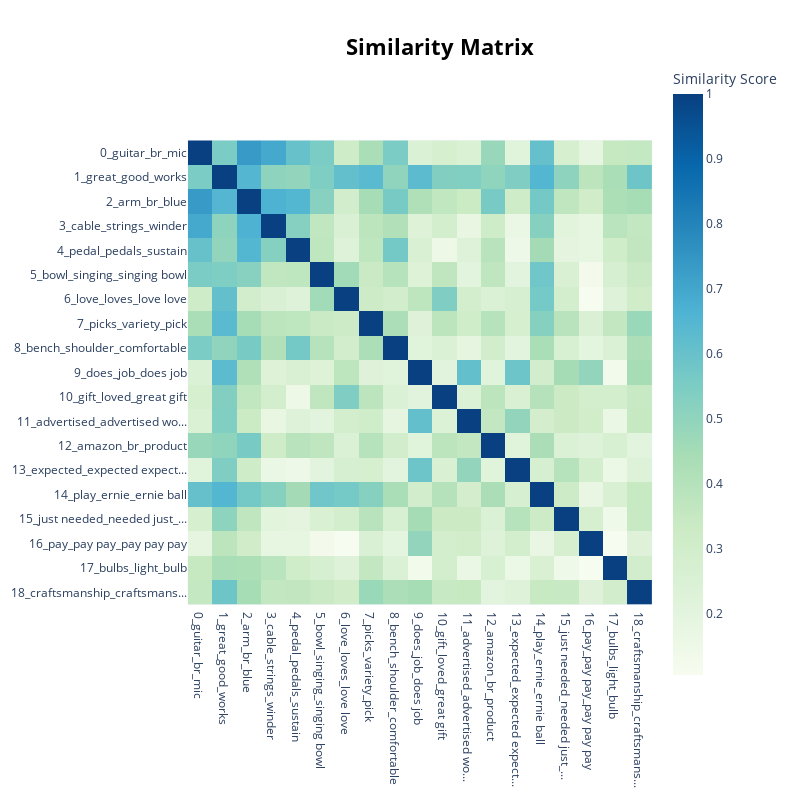

Write notebook code for a chart like this one.
### Code cell
model.visualize_heatmap()

### Figure 1 — Plotly figure (JSON) as saved in the notebook; plotly's stock layout.template omitted (floating-point values rounded to 4 significant figures; data arrays with more than 128 entries replaced by an {"elided": "..."} marker saying what was removed)
{"data": [{"coloraxis": "coloraxis", "hovertemplate": "x: %{x}<br>y: %{y}<br>Similarity Score: %{z}<extra></extra>", "name": "0", "type": "heatmap", "x": ["0_guitar_br_mic", "1_great_good_works", "2_arm_br_blue", "3_cable_strings_winder", "4_pedal_pedals_sustain", "5_bowl_singing_singing bowl", "6_love_loves_love love", "7_picks_variety_pick", "8_bench_shoulder_comfortable", "9_does_job_does job", "10_gift_loved_great gift", "11_advertised_advertised wo...", "12_amazon_br_product", "13_expected_expected expect...", "14_play_ernie_ernie ball", "15_just needed_needed just_...", "16_pay_pay pay_pay pay pay", "17_bulbs_light_bulb", "18_craftsmanship_craftsmans..."], "xaxis": "x", "y": ["0_guitar_br_mic", "1_great_good_works", "2_arm_br_blue", "3_cable_strings_winder", "4_pedal_pedals_sustain", "5_bowl_singing_singing bowl", "6_love_loves_love love", "7_picks_variety_pick", "8_bench_shoulder_comfortable", "9_does_job_does job", "10_gift_loved_great gift", "11_advertised_advertised wo...", "12_amazon_br_product", "13_expected_expected expect...", "14_play_ernie_ernie ball", "15_just needed_needed just_...", "16_pay_pay pay_pay pay pay", "17_bulbs_light_bulb", "18_craftsmanship_craftsmans..."], "yaxis": "y", "z": {"elided": "19x19 float values"}}], "layout": {"coloraxis": {"colorbar": {"title": {"text": "Similarity Score"}}, "colorscale": [[0, "rgb(247,252,240)"], [0.125, "rgb(224,243,219)"], [0.25, "rgb(204,235,197)"], [0.375, "rgb(168,221,181)"], [0.5, "rgb(123,204,196)"], [0.625, "rgb(78,179,211)"], [0.75, "rgb(43,140,190)"], [0.875, "rgb(8,104,172)"], [1, "rgb(8,64,129)"]]}, "height": 800, "hoverlabel": {"bgcolor": "white", "font": {"family": "Rockwell", "size": 16}}, "legend": {"title": {"text": "Trend"}}, "margin": {"t": 60}, "showlegend": true, "title": {"font": {"color": "Black", "size": 22}, "text": "<b>Similarity Matrix</b>", "x": 0.55, "xanchor": "center", "y": 0.95, "yanchor": "top"}, "width": 800, "xaxis": {"anchor": "y", "constrain": "domain", "domain": [0, 1], "scaleanchor": "y"}, "yaxis": {"anchor": "x", "autorange": "reversed", "constrain": "domain", "domain": [0, 1]}}}
